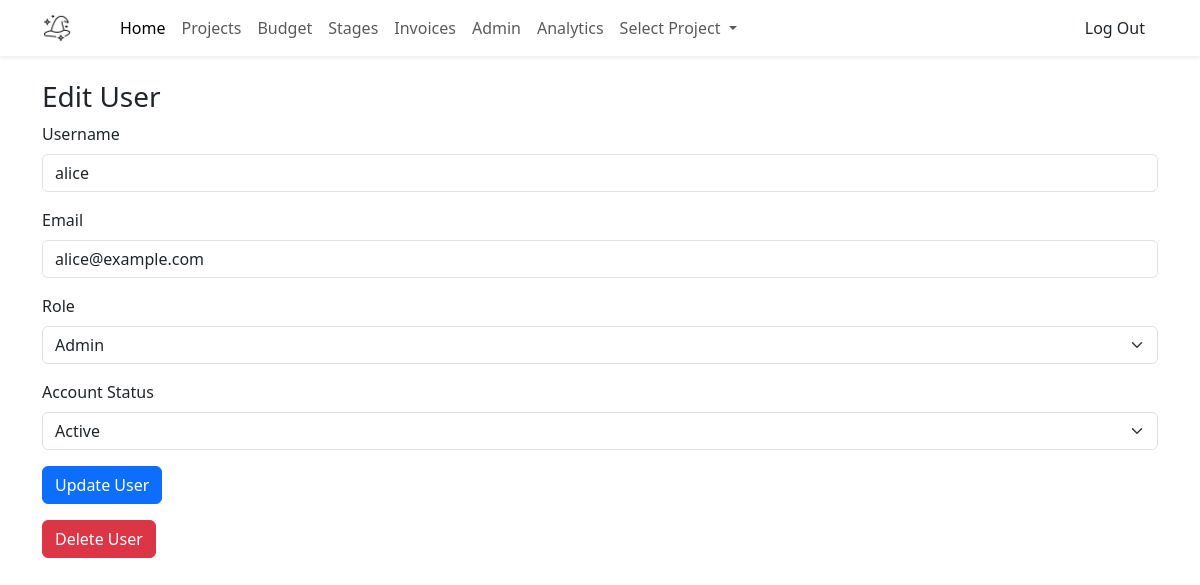
Screenshot of /admin/user/view?user_id=1 (signed in) with the database file from the repository.
### tables this page shows
CREATE TABLE users (
    user_id INT AUTO_INCREMENT PRIMARY KEY,
    username VARCHAR(20) NOT NULL UNIQUE,
    email VARCHAR(50) NOT NULL UNIQUE,
    password_hash VARCHAR(50) NOT NULL,
    is_admin TINYINT(1) NOT NULL,
    is_active TINYINT(1) NOT NULL,
    created_at DATETIME DEFAULT CURRENT_TIMESTAMP
);

### src/Controllers/AdminController.php (called while the page is built, shortened)
<?php
class AdminController extends BaseController
{
    public function viewUser() {
        $user_id = $_GET['user_id'];
        $db = new Database();
        $conn = $db->connect();
        $stmt = $conn->prepare("SELECT * FROM users WHERE user_id = :user_id");
        $stmt->execute([':user_id' => $user_id]);
        $user = $stmt->fetch(PDO::FETCH_ASSOC);
        include __DIR__ . '/../views/admin_user_form.php';
    }
}

### src/views/admin_user_form.php (the view, shortened to what this page needs)
<!DOCTYPE html>
<html lang="en">
<head>
  <link rel="stylesheet" href="https://cdn.jsdelivr.net/npm/bootstrap@5.3.6/dist/css/bootstrap.min.css">
</head>
<body>
  <?php include 'navbar.php'; ?>
  <div class="container mt-4">
    <h3>Edit User</h3>
    <form method="post" action="/admin/user/update">
      <div class="mb-3">
        <label for="username" class="form-label">Username</label>
        <input type="text" name="username" id="username" class="form-control" value="<?= htmlspecialchars($user['username']) ?>" required>
      </div>
      <div class="mb-3">
        <label for="email" class="form-label">Email</label>
        <input type="email" name="email" id="email" class="form-control" value="<?= htmlspecialchars($user['email']) ?>" required>
      </div>
      <div class="mb-3">
        <label for="is_admin" class="form-label">Role</label>
        <select name="is_admin" id="is_admin" class="form-select">
          <option value="1" <?= $user['is_admin'] ? 'selected' : '' ?>>Admin</option>
        </select>
      </div>
      <div class="mb-3">
        <label for="is_active" class="form-label">Account Status</label>
        <select name="is_active" id="is_active" class="form-select">
          <option value="1" <?= $user['is_active'] ? 'selected' : '' ?>>Active</option>
        </select>
      </div>
      <button type="submit" class="btn btn-primary">Update User</button>
    </form>
    <form method="post" action="/admin/user/update" class="mt-3" onsubmit="return confirm('Are you sure you want to delete this user?');">
      <button type="submit" class="btn btn-danger">Delete User</button>
    </form>
  </div>
</body>
</html>

### rows the page displays
users: username "alice", email "alice@example.com", is_admin "Admin", is_active "Active"

### other values shown
$currentProjectName "Select Project"
